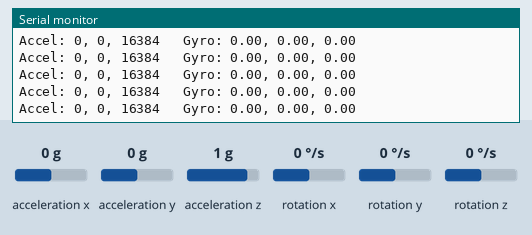
Recording of a sketch running on a simulated Arduino Uno, built with avr-gcc and run on an emulated ATmega328P. On the bench: the last lines printed to the serial monitor. The test bench sets the inputs (shaded band); at power-on: acceleration x 0 g, acceleration y 0 g, acceleration z 1 g, rotation x 0 °/s, rotation y 0 °/s, rotation z 0 °/s.

Above: at 1.2 s.
1.3 s: acceleration x set to -1.4 g
At 1.38 s:
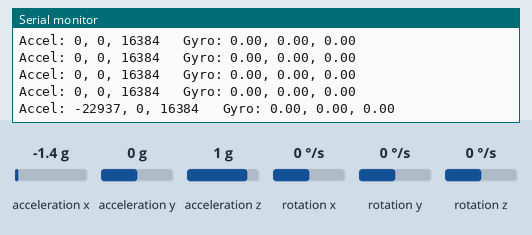
2.8 s: acceleration y set to -1.4 g
At 2.86 s:
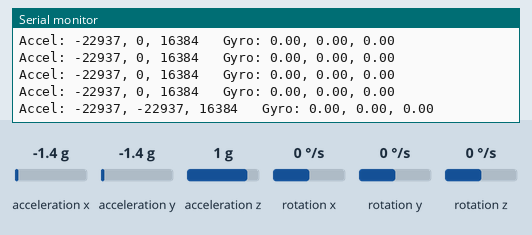
4.3 s: acceleration z set to -1.4 g
At 4.34 s:
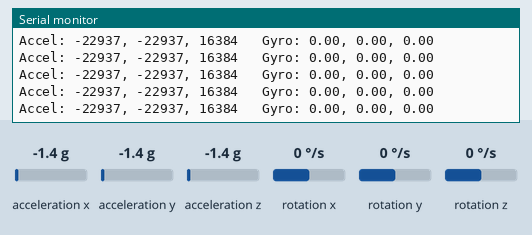
5.8 s: rotation x set to -192 °/s
At 5.83 s:
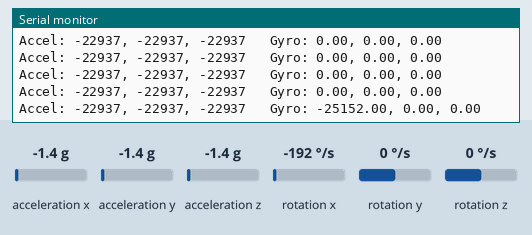
8.8 s: rotation y set to -192 °/s
At 8.8 s:
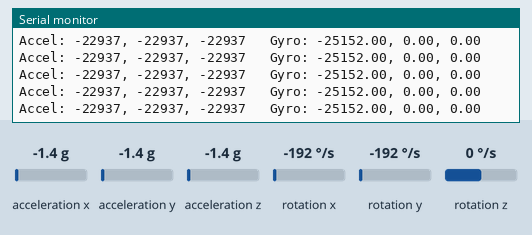
11.8 s: rotation z set to -192 °/s
At 11.99 s:
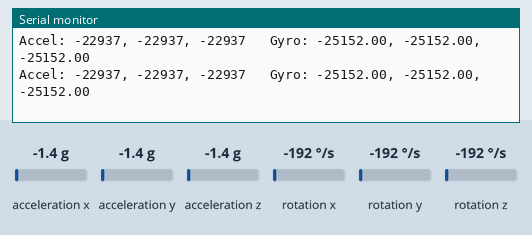
Timing chart, 0 to 14.8 s (numbered marks = the images above; inputs shaded):
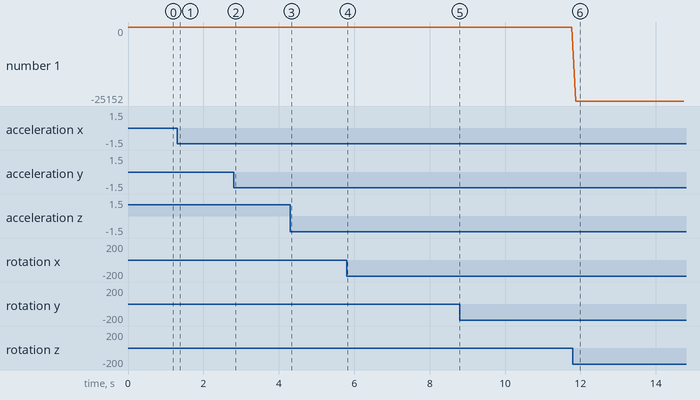

The sketch:

GytoUnity.ino
```cpp
#include <Wire.h>
#include <MPU6050.h>

MPU6050 mpu;

void setup() {
  Serial.begin(9600);
  Wire.begin();
  mpu.initialize();
}

void loop() {
  int16_t ax, ay, az;
  mpu.getAcceleration(&ax, &ay, &az);

  float gx, gy, gz;
  mpu.getRotation(&gx, &gy, &gz);

  Serial.print("Accel: ");
  Serial.print(ax);
  Serial.print(", ");
  Serial.print(ay);
  Serial.print(", ");
  Serial.print(az);
  Serial.print("   ");

  Serial.print("Gyro: ");
  Serial.print(gx);
  Serial.print(", ");
  Serial.print(gy);
  Serial.print(", ");
  Serial.print(gz);
  Serial.println();

  delay(100);
}
```

Measured:
- after the input at 1.3 s, the serial monitor: prints a new line after 0.08 s (image 1)
- after the input at 2.8 s, the serial monitor: prints a new line after 0.06 s (image 2)
- after the input at 5.8 s, the serial monitor: prints a new line at once (image 4)
- after the input at 11.8 s, the serial monitor: prints a new line after 0.08 s (image 6)
- plotted number 1: 0 → -2 after the input at 11.8 s
